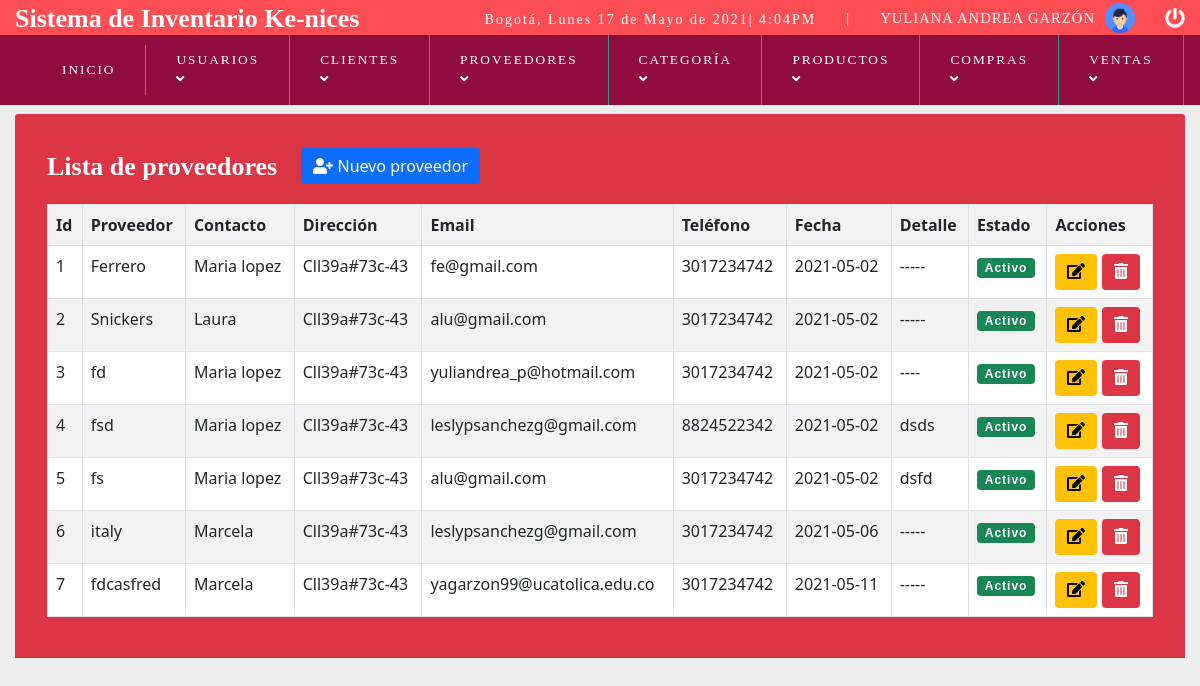
Screenshot of /vistas/lista_proveedor.php (signed in) with the database file from the repository.
### tables this page shows
CREATE TABLE `proveedor` (
  `id_proveedor` int(15) NOT NULL,
  `id_usuario` int(15) NOT NULL,
  `proveedor` varchar(250) NOT NULL,
  `contacto` varchar(250) NOT NULL,
  `direccion` varchar(150) NOT NULL,
  `email` varchar(70) DEFAULT NULL,
  `telefono` bigint(15) NOT NULL,
  `fecha` date NOT NULL DEFAULT current_timestamp(),
  `detalle` varchar(500) DEFAULT NULL,
  `estado` bit(1) DEFAULT b'1'
);

### vistas/lista_proveedor.php (the view, shortened to what this page needs)
<?php
include "../clases/ConexionBD.php";
 ?>
<!DOCTYPE html>
<html lang="es">
<head>
	<?php include "dependencias.php"; ?>
</head>
<body >
	<?php include "header.php"; ?>
	<section id="container">
		<div class="row  justify-content-center ">
            <div class= "col-sm-12 mt-4 ">
                <div class="card-header bg-danger mb-3 text-white">
                <div class="card-body ">
		<h1>Lista de proveedores</h1>  <button onclick="location.href='registroproveedor.php'"   class="btn btn-primary" ><i class="fas fa-user-plus"></i> Nuevo proveedor</button>
		<div class="table-responsive">
		<table class="table table-striped table-bordered table-white">
			<tr class="table-active">
				<th>Id	</th>
				<th>Proveedor	</th>
				<th>Contacto	</th>
				<th>Dirección	</th>
				<th>Email	</th>
				<th>Teléfono	</th>
				<th>Fecha</th>
				<th>Detalle	</th>
				<th>Estado	</th>
				<th>Acciones	</th>
			</tr>
			<?php
					$query= mysqli_query($conexionbd,"SELECT * FROM proveedor  ORDER BY estado DESC,id_proveedor ASC");
					$result= mysqli_num_rows($query);
					if ($result>0){
						while ($data= mysqli_fetch_array($query)){
				?>
					<tr >
					<td><?php 	echo $data["id_proveedor"]  ?>	</td>
					<td><?php 	echo $data["proveedor"] ?>	</td>
					<td><?php 	echo $data["contacto"] ?>	</td>
					<td><?php 	echo $data["direccion"] ?></td>
					<td><?php 	echo $data["email"] ?></td>
					<td><?php 	echo $data["telefono"] ?></td>
					<td><?php 	echo $data["fecha"] ?></td>
					<td><?php if(empty($data["detalle"])){
						echo $data["detalle"]='-----';
					}else{
						echo $data["detalle"];} ?></td>
					<td><?php if ($data["estado"]==0) { ?><span class="badge bg-danger"> <?php echo $data["estado"]='Inactivo' ?></span><?php }elseif ($data["estado"]==1){ ?><span class="badge bg-success"> <?php echo $data["estado"]='Activo' ?></span><?php } ?>
				</td>
					<td>
						<?php if ($data["estado"]=='Activo' && $_SESSION['id_rol']!=1) {
						 ?>
					<a  href="modificar_proveedor.php?id_proveedor=<?php 	echo $data["id_proveedor"] ?>"><button style="margin: 0px 0px 0px 0px;" class="btn btn-warning"><i class="fas fa-edit"></i>Editar</button></a>
				<?php }elseif ($data["estado"]=='Activo' && $_SESSION['id_rol']==1){ ?>
					<a  href="modificar_proveedor.php?id_proveedor=<?php 	echo $data["id_proveedor"] ?>"><button style="margin: 0px 0px 0px 0px;" class="btn btn-warning"><i class="fas fa-edit"></i></button></a>
					 <a href="eliminar_proveedor.php?id_proveedor=<?php 	echo $data["id_proveedor"] ?>"><button style="margin: 0px 0px 0px 0px;" class="btn btn-danger"><i class="fas fa-trash-alt"></i></button></a>
					 	<?php  }elseif ($_SESSION['id_rol']==1){ ?> <a  href="restaurar_proveedor.php?id_proveedor=<?php 	echo $data["id_proveedor"] ?>"><button style="margin: 0px 0px 0px 0px;" class="btn btn-success"><i class="fas fa-trash-restore"></i> Restaurar</button></a><?php } ?></td>
				</tr>
				<?php
					}
					}
			 ?>
		</table>
	</div>
	</section>
</body>
</html>

### css/menu.css (style rules this page uses)
* { margin: 0; padding: 0; box-sizing: border-box; }
body { background: #ededed; }
h1, h2, h3, h4, h5, h6 { font-family: 'lucida bright'; font-weight: bold; }
h1 { text-align: center; font-size: 26px; }
a { text-decoration: none; font-family: 'lucida bright'; letter-spacing: 1px; }
span { font-family: 'arial'; letter-spacing: 1px; font-size: 14px; line-height: 20px; }
#container { padding: 90px 15px 15px; }
div h1 { margin-top: 10px; }
#container h1 { display: inline-block; }
.btn { display: inline-block; border:2px; margin: 20px; margin-top: 10px; }
table { border-right-color: #000; background-color: #FFF; }

### rows the page displays
proveedor: id_proveedor "1", proveedor "Ferrero", contacto "Maria lopez", direccion "Cll39a#73c-43", email "fe@gmail.com", telefono "3017234742", fecha "2021-05-02", detalle "-----", estado "Activo"
proveedor: id_proveedor "2", proveedor "Snickers", contacto "Laura", direccion "Cll39a#73c-43", email "alu@gmail.com", telefono "3017234742", fecha "2021-05-02", detalle "-----", estado "Activo"
proveedor: id_proveedor "3", proveedor "fd", contacto "Maria lopez", direccion "Cll39a#73c-43", email "yuliandrea_p@hotmail.com", telefono "3017234742", fecha "2021-05-02", detalle "----", estado "Activo"
proveedor: id_proveedor "4", proveedor "fsd", contacto "Maria lopez", direccion "Cll39a#73c-43", email "leslypsanchezg@gmail.com", telefono "8824522342", fecha "2021-05-02", detalle "dsds", estado "Activo"
proveedor: id_proveedor "5", proveedor "fs", contacto "Maria lopez", direccion "Cll39a#73c-43", email "alu@gmail.com", telefono "3017234742", fecha "2021-05-02", detalle "dsfd", estado "Activo"
proveedor: id_proveedor "6", proveedor "italy", contacto "Marcela", direccion "Cll39a#73c-43", email "leslypsanchezg@gmail.com", telefono "3017234742", fecha "2021-05-06", detalle "-----", estado "Activo"
proveedor: id_proveedor "7", proveedor "fdcasfred", contacto "Marcela", direccion "Cll39a#73c-43", email "yagarzon99@ucatolica.edu.co", telefono "3017234742", fecha "2021-05-11", detalle "-----", estado "Activo"

### other values shown
fecha() "Lunes 17 de Mayo de 2021| 4:04PM"
$_SESSION['nombre'] "YULIANA ANDREA"
$_SESSION['apellido'] "GARZÓN"
